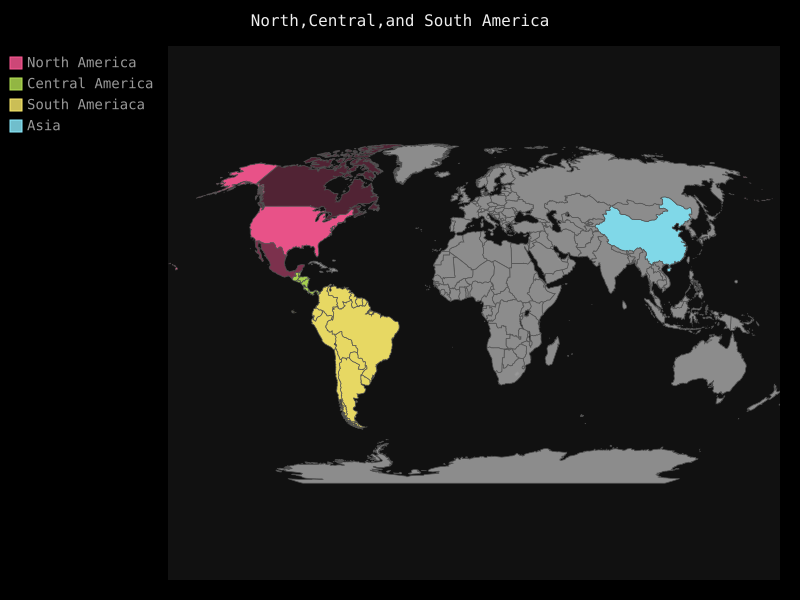

Recreate this plot in Python.
import pygal
wm = pygal.Worldmap()
wm.title = 'North,Central,and South America'
wm.add('North America',{'ca':34126000,'mx':113423000,'us':309349000})
wm.add('Central America',['bz','cr','gt','hn','ni','pa','sv'])
wm.add('South Ameriaca',['ar','bo','br','cl','co','ec','gf','gy',
	'pe','py','sr','sr','uy','ve'])
wm.add('Asia',{'cn':1300000000})
wm.render_to_file('americas.svg')
